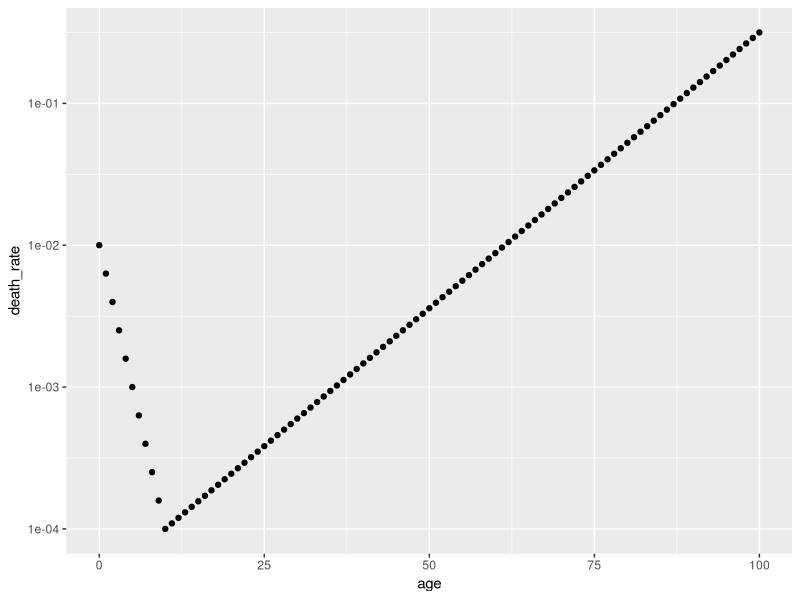
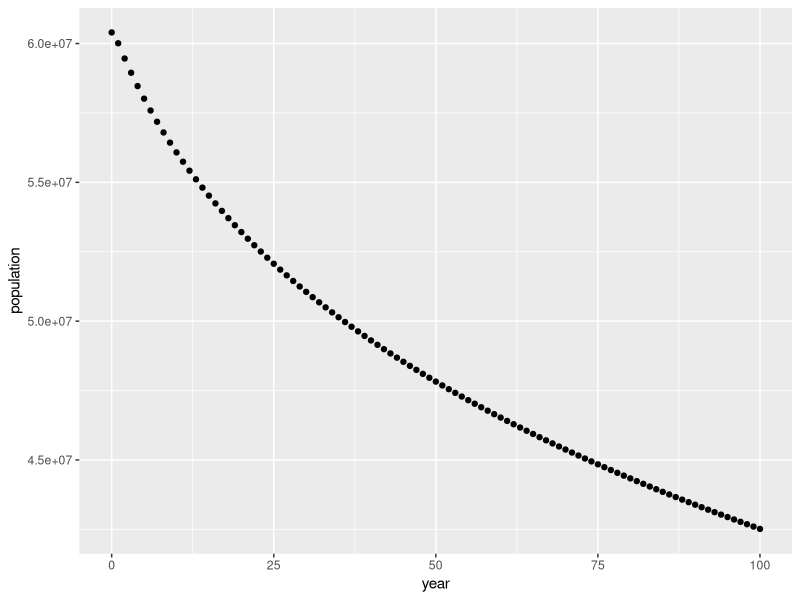

These charts were generated, in order, by the following R code:
library(dplyr)
library(ggplot2)

demog <- data.frame(age = 0:100,
                    num_people = rep(800000,101),
                    death_rate = rep(1,101),
                    year = 0)


demog[1:11,]$death_rate <- 10 ** (seq(0,10) * (-0.2) - 2)  
demog[12:101,]$death_rate <- 10 ** (seq(11,100) * (3.5/90) - 39.5/9)  

demog <- 
demog %>% mutate(num_people = num_people - if_else(age < 50, 0, 800000* (age - 50) / 50)) 

demog %>% ggplot(aes(x = age, y = death_rate)) + geom_point() + scale_y_log10()

demog %>% summarise(sum(num_people*death_rate))


for(i in (1:100)){
    demog <- 
        demog %>% 
        filter(year == max(year)) %>%
        mutate(num_people = num_people * (1-death_rate) %>% lag(1)) %>% 
        mutate(num_people = replace(num_people, is.na(num_people), 1000000)) %>%
        mutate(year = year + 1) %>%
        rbind(demog)
}

demog %>% group_by(year) %>% summarise(sum(num_people*death_rate)) %>% View()

demog %>% group_by(year) %>% summarise(population = sum(num_people)) %>%
    ggplot(aes(x = year, y = population)) + geom_point()
